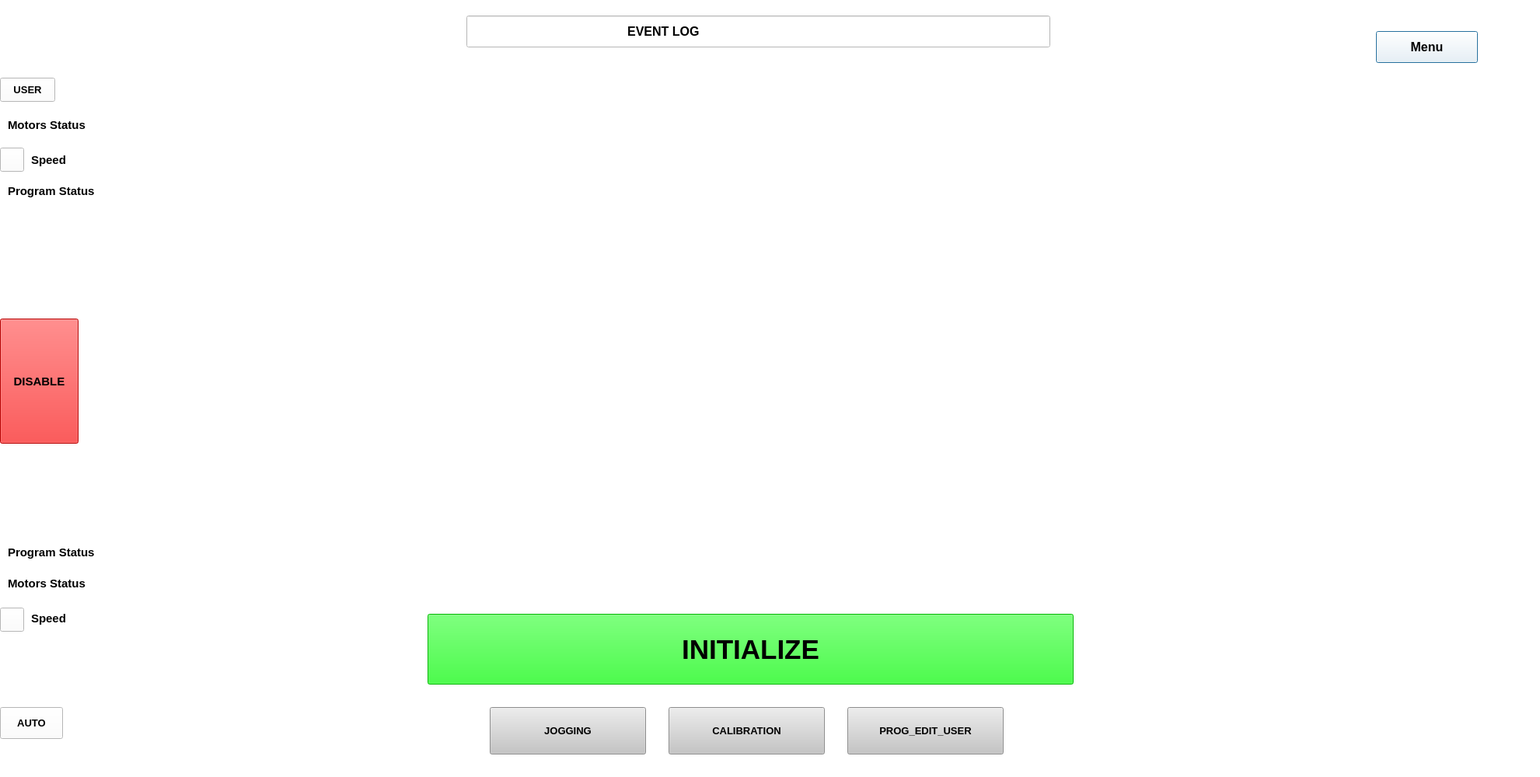
<?xml version="1.0" encoding="UTF-8"?>
<ui version="4.0">
 <class>Dialog</class>
 <widget class="QDialog" name="Dialog">
  <property name="geometry">
   <rect>
    <x>0</x>
    <y>0</y>
    <width>1981</width>
    <height>1000</height>
   </rect>
  </property>
  <property name="windowTitle">
   <string>Dialog</string>
  </property>
  <property name="styleSheet">
   <string notr="true">background-color: rgb(255, 255, 255);</string>
  </property>
  <widget class="QLineEdit" name="lineEdit">
   <property name="geometry">
    <rect>
     <x>600</x>
     <y>20</y>
     <width>751</width>
     <height>41</height>
    </rect>
   </property>
   <property name="font">
    <font>
     <pointsize>12</pointsize>
     <weight>75</weight>
     <bold>true</bold>
    </font>
   </property>
   <property name="text">
    <string>                                              EVENT LOG</string>
   </property>
  </widget>
  <widget class="QLabel" name="label_4">
   <property name="geometry">
    <rect>
     <x>610</x>
     <y>30</y>
     <width>21</width>
     <height>21</height>
    </rect>
   </property>
   <property name="text">
    <string/>
   </property>
   <property name="pixmap">
    <pixmap>../images_home/info.png</pixmap>
   </property>
   <property name="scaledContents">
    <bool>true</bool>
   </property>
  </widget>
  <widget class="QLabel" name="label_6">
   <property name="geometry">
    <rect>
     <x>1540</x>
     <y>700</y>
     <width>311</width>
     <height>251</height>
    </rect>
   </property>
   <property name="text">
    <string/>
   </property>
   <property name="pixmap">
    <pixmap>../images_home/1.png</pixmap>
   </property>
   <property name="scaledContents">
    <bool>true</bool>
   </property>
  </widget>
  <widget class="QLabel" name="label_7">
   <property name="geometry">
    <rect>
     <x>10</x>
     <y>840</y>
     <width>51</width>
     <height>61</height>
    </rect>
   </property>
   <property name="text">
    <string/>
   </property>
   <property name="pixmap">
    <pixmap>../images_home/a-removebg-preview.png</pixmap>
   </property>
   <property name="scaledContents">
    <bool>true</bool>
   </property>
  </widget>
  <widget class="QLabel" name="label_9">
   <property name="geometry">
    <rect>
     <x>10</x>
     <y>10</y>
     <width>51</width>
     <height>61</height>
    </rect>
   </property>
   <property name="text">
    <string/>
   </property>
   <property name="pixmap">
    <pixmap>../images_home/U.png</pixmap>
   </property>
   <property name="scaledContents">
    <bool>true</bool>
   </property>
  </widget>
  <widget class="QPushButton" name="homeusermenu1">
   <property name="geometry">
    <rect>
     <x>1770</x>
     <y>40</y>
     <width>131</width>
     <height>41</height>
    </rect>
   </property>
   <property name="font">
    <font>
     <pointsize>12</pointsize>
     <weight>75</weight>
     <bold>true</bold>
    </font>
   </property>
   <property name="text">
    <string>Menu</string>
   </property>
   <property name="icon">
    <iconset>
     <normaloff>:/symbol/menu.png</normaloff>:/symbol/menu.png</iconset>
   </property>
  </widget>
  <widget class="QLabel" name="label_15">
   <property name="geometry">
    <rect>
     <x>550</x>
     <y>110</y>
     <width>831</width>
     <height>671</height>
    </rect>
   </property>
   <property name="text">
    <string/>
   </property>
   <property name="pixmap">
    <pixmap>../images_home/logo.png</pixmap>
   </property>
   <property name="scaledContents">
    <bool>true</bool>
   </property>
  </widget>
  <widget class="QLabel" name="label_46">
   <property name="geometry">
    <rect>
     <x>10</x>
     <y>230</y>
     <width>281</width>
     <height>31</height>
    </rect>
   </property>
   <property name="font">
    <font>
     <pointsize>11</pointsize>
     <weight>75</weight>
     <bold>true</bold>
    </font>
   </property>
   <property name="text">
    <string>Program Status</string>
   </property>
  </widget>
  <widget class="QLabel" name="label_44">
   <property name="geometry">
    <rect>
     <x>10</x>
     <y>140</y>
     <width>301</width>
     <height>41</height>
    </rect>
   </property>
   <property name="font">
    <font>
     <pointsize>11</pointsize>
     <weight>75</weight>
     <bold>true</bold>
    </font>
   </property>
   <property name="text">
    <string>Motors Status</string>
   </property>
  </widget>
  <widget class="QLabel" name="label_45">
   <property name="geometry">
    <rect>
     <x>40</x>
     <y>190</y>
     <width>111</width>
     <height>31</height>
    </rect>
   </property>
   <property name="font">
    <font>
     <pointsize>11</pointsize>
     <weight>75</weight>
     <bold>true</bold>
    </font>
   </property>
   <property name="text">
    <string>Speed</string>
   </property>
  </widget>
  <widget class="QPushButton" name="pushButton_5">
   <property name="geometry">
    <rect>
     <x>0</x>
     <y>190</y>
     <width>31</width>
     <height>31</height>
    </rect>
   </property>
   <property name="font">
    <font>
     <weight>75</weight>
     <bold>true</bold>
    </font>
   </property>
   <property name="text">
    <string/>
   </property>
   <property name="icon">
    <iconset>
     <normaloff>../images_home/speed_img.png</normaloff>../images_home/speed_img.png</iconset>
   </property>
  </widget>
  <widget class="QPushButton" name="calibtn">
   <property name="geometry">
    <rect>
     <x>860</x>
     <y>910</y>
     <width>201</width>
     <height>61</height>
    </rect>
   </property>
   <property name="font">
    <font>
     <pointsize>10</pointsize>
     <weight>75</weight>
     <bold>true</bold>
    </font>
   </property>
   <property name="styleSheet">
    <string notr="true">background-color: rgb(255, 169, 21);
background-color: rgb(197, 197, 197);
</string>
   </property>
   <property name="text">
    <string>CALIBRATION</string>
   </property>
  </widget>
  <widget class="QPushButton" name="increment_8">
   <property name="geometry">
    <rect>
     <x>550</x>
     <y>790</y>
     <width>831</width>
     <height>91</height>
    </rect>
   </property>
   <property name="font">
    <font>
     <pointsize>26</pointsize>
     <weight>75</weight>
     <bold>true</bold>
    </font>
   </property>
   <property name="styleSheet">
    <string notr="true">background-color: rgb(0, 255, 0);
</string>
   </property>
   <property name="text">
    <string>INITIALIZE</string>
   </property>
  </widget>
  <widget class="QPushButton" name="jogybtn">
   <property name="geometry">
    <rect>
     <x>630</x>
     <y>910</y>
     <width>201</width>
     <height>61</height>
    </rect>
   </property>
   <property name="font">
    <font>
     <pointsize>10</pointsize>
     <weight>75</weight>
     <bold>true</bold>
    </font>
   </property>
   <property name="styleSheet">
    <string notr="true">background-color: rgb(255, 169, 21);
background-color: rgb(197, 197, 197);
</string>
   </property>
   <property name="text">
    <string>JOGGING</string>
   </property>
  </widget>
  <widget class="QPushButton" name="prguserbtn">
   <property name="geometry">
    <rect>
     <x>1090</x>
     <y>910</y>
     <width>201</width>
     <height>61</height>
    </rect>
   </property>
   <property name="font">
    <font>
     <pointsize>10</pointsize>
     <weight>75</weight>
     <bold>true</bold>
    </font>
   </property>
   <property name="styleSheet">
    <string notr="true">background-color: rgb(255, 169, 21);
background-color: rgb(197, 197, 197);
</string>
   </property>
   <property name="text">
    <string>PROG_EDIT_USER</string>
   </property>
  </widget>
  <widget class="QLabel" name="label_50">
   <property name="geometry">
    <rect>
     <x>10</x>
     <y>730</y>
     <width>241</width>
     <height>41</height>
    </rect>
   </property>
   <property name="font">
    <font>
     <pointsize>11</pointsize>
     <weight>75</weight>
     <bold>true</bold>
    </font>
   </property>
   <property name="text">
    <string>Motors Status</string>
   </property>
  </widget>
  <widget class="QLabel" name="label_51">
   <property name="geometry">
    <rect>
     <x>10</x>
     <y>695</y>
     <width>311</width>
     <height>31</height>
    </rect>
   </property>
   <property name="font">
    <font>
     <pointsize>11</pointsize>
     <weight>75</weight>
     <bold>true</bold>
    </font>
   </property>
   <property name="text">
    <string>Program Status</string>
   </property>
  </widget>
  <widget class="QLabel" name="label_52">
   <property name="geometry">
    <rect>
     <x>40</x>
     <y>780</y>
     <width>111</width>
     <height>31</height>
    </rect>
   </property>
   <property name="font">
    <font>
     <pointsize>11</pointsize>
     <weight>75</weight>
     <bold>true</bold>
    </font>
   </property>
   <property name="text">
    <string>Speed</string>
   </property>
  </widget>
  <widget class="QPushButton" name="pushButton_7">
   <property name="geometry">
    <rect>
     <x>0</x>
     <y>782</y>
     <width>31</width>
     <height>31</height>
    </rect>
   </property>
   <property name="font">
    <font>
     <weight>75</weight>
     <bold>true</bold>
    </font>
   </property>
   <property name="text">
    <string/>
   </property>
   <property name="icon">
    <iconset>
     <normaloff>../images_home/speed_img.png</normaloff>../images_home/speed_img.png</iconset>
   </property>
  </widget>
  <widget class="QPushButton" name="disablebtn2">
   <property name="geometry">
    <rect>
     <x>0</x>
     <y>410</y>
     <width>101</width>
     <height>161</height>
    </rect>
   </property>
   <property name="font">
    <font>
     <pointsize>11</pointsize>
     <weight>75</weight>
     <bold>true</bold>
    </font>
   </property>
   <property name="styleSheet">
    <string notr="true">background-color: rgb(255, 2, 2);</string>
   </property>
   <property name="text">
    <string>DISABLE</string>
   </property>
  </widget>
  <widget class="QPushButton" name="autobtn">
   <property name="geometry">
    <rect>
     <x>0</x>
     <y>910</y>
     <width>81</width>
     <height>41</height>
    </rect>
   </property>
   <property name="font">
    <font>
     <pointsize>10</pointsize>
     <weight>75</weight>
     <bold>true</bold>
    </font>
   </property>
   <property name="text">
    <string>AUTO</string>
   </property>
  </widget>
  <widget class="QPushButton" name="userbtn">
   <property name="geometry">
    <rect>
     <x>0</x>
     <y>100</y>
     <width>71</width>
     <height>31</height>
    </rect>
   </property>
   <property name="font">
    <font>
     <pointsize>10</pointsize>
     <weight>75</weight>
     <bold>true</bold>
    </font>
   </property>
   <property name="text">
    <string>USER</string>
   </property>
  </widget>
 </widget>
 <resources>
  <include location="../images_home/symbols.qrc"/>
 </resources>
 <connections/>
</ui>
